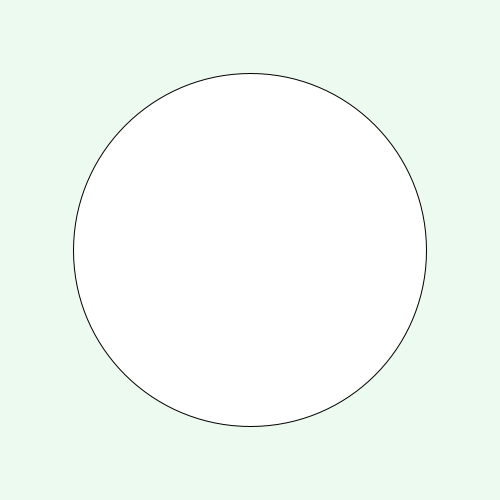
Frame 1 (no input)
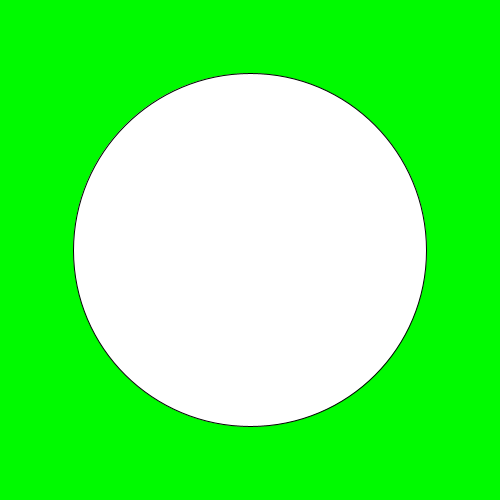
Frame 60 (the mouse pressed at the canvas centre just before this capture)
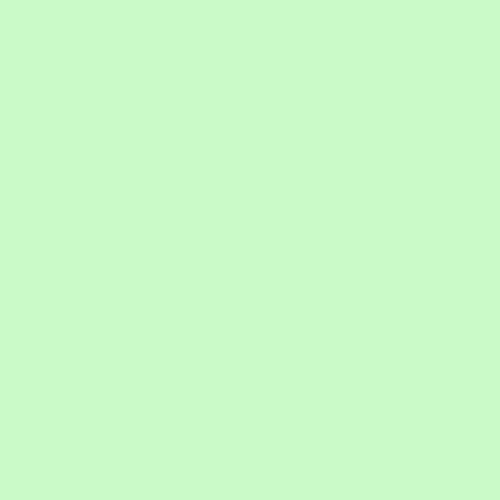
Frame 120 (the mouse held since frame 60 and released just before this capture)

The Processing sketch that drew these frames (run headless with seeded random() and noise(); from frame 60 on, the mouse is pressed at the canvas centre):

// Processing sketch: CircleChange
// ── CircleChange.pde
float red = 237;
float blue = 250;
float green = 240;

void setup()
{
  size(500,500);
}
void draw()
{
  background(red,blue,green);
  ellipse(250,250,dist(250,250,mouseX,mouseY),dist(250,250,mouseX,mouseY));
  
  if(dist(250,250,mouseX,mouseY)/2 > width/4)
  {
   green-=40;
   red-=35;
  }
  else
  {  
   red+=35;
   green+=40;
  }
}
